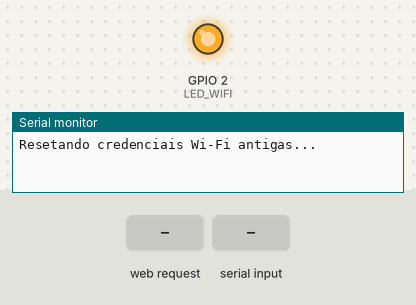
A sketch run on a simulated ESP8266 (NodeMCU). On the bench: output pins drawn as LEDs (lit = HIGH), the last lines printed to the serial monitor. Dashed ring = blinking. The inputs (shaded band) are chosen by the test bench. WiFi joins after 1.5 s; servers stay silent unless stated; the local clock reads 2024-03-15 10:24:30 at power-on unless the sketch sets it.

Above: at 0.1 s.
At 3.7 s:
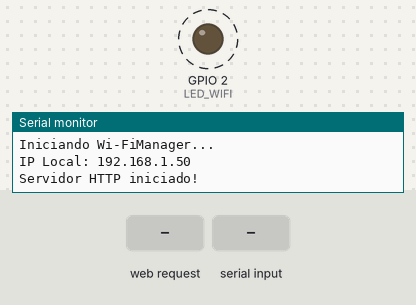
3.8 s: HTTP request GET /alimentar?voltas=PEDIR_HORA received
6.8 s: "PEDIR_HORA\n" received over Serial
9.8 s: HTTP request GET /alimentar?voltas=1 received
Timing chart, 0 to 18.8 s (numbered marks = the images above; inputs shaded):
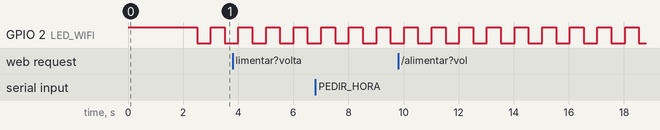

Measured:
- by itself, GPIO 2 (LED_WIFI): alternates HIGH for 0.50 s and LOW for 0.50 s

The sketch:

Q0722_Sketch_ESP01.ino
```cpp
#include <ESP8266WiFi.h>
#include <ESP8266WebServer.h>
#include <WiFiManager.h>
#include <NTPClient.h>
#include <WiFiUdp.h>

// ----------------------------------------------------------
// Configuração de IP estático
// ----------------------------------------------------------
IPAddress local_IP(192, 168, 2, 166);  // IP fixo desejado para o ESP
IPAddress gateway(192, 168, 1, 1);     // gateway do roteador
IPAddress subnet(255, 255, 255, 0);    // máscara de sub-rede

// ----------------------------------------------------------
// Servidor HTTP
// ----------------------------------------------------------
ESP8266WebServer server(8090);

// LED azul (integrado no ESP-12 / NodeMCU)
#define LED_WIFI 2   // GPIO2 (LED azul, ativo em nível baixo)
unsigned long ultimoPisca = 0;
bool estadoLed = false;

// ----------------------------------------------------------
// NTP Client
// ----------------------------------------------------------
WiFiUDP ntpUDP;
NTPClient timeClient(ntpUDP, "pool.ntp.org", -3 * 3600);  // GMT-3

// ----------------------------------------------------------
// Variável de controle: Arduino solicitou hora?
// ----------------------------------------------------------
bool pedirHora = false;

// ----------------------------------------------------------
// Função para inicializar Wi-Fi usando WiFiManager
// ----------------------------------------------------------
void initWiFi() {
  Serial.println("Resetando credenciais Wi-Fi antigas...");
  WiFi.disconnect(true);  // Esquece redes antigas
  delay(1000);

  // Configura IP fixo
  if (!WiFi.config(local_IP, gateway, subnet)) {
    Serial.println("Falha ao configurar IP fixo");
  }

  WiFiManager wifiManager;
  Serial.println("Iniciando Wi-FiManager...");

  // Cria AP para configurar Wi-Fi
  wifiManager.setConfigPortalTimeout(180); // opcional: timeout de 3 minutos
  if (!wifiManager.autoConnect("AutoAlimentador-AP", "03121995")) {
      Serial.println("Falha ao conectar. Reinicie o ESP");
      delay(3000);
      ESP.restart();
  }

  Serial.print("IP Local: ");
  Serial.println(WiFi.localIP());
}

// ----------------------------------------------------------
// Rota para alimentar
// Ex: /alimentar?voltas=0.25
// ----------------------------------------------------------
void handleAlimentar() {
  if (!server.hasArg("voltas")) {
    server.send(400, "text/plain", "Erro: parametro 'voltas' ausente");
    return;
  }

  String voltas = server.arg("voltas");
  Serial.println("ALIMENTAR:" + voltas);  // envia para Arduino
  server.send(200, "text/plain", "OK: Alimentando " + voltas + " voltas");
}

// ----------------------------------------------------------
// Rota padrão
// ----------------------------------------------------------
void handleNotFound() {
  server.send(404, "text/plain", "Rota nao encontrada");
}

// ----------------------------------------------------------
// Obtem hora e configura para enviar ao arduino
// ----------------------------------------------------------
String obterHora() {
  time_t now = time(nullptr);
  struct tm *p_tm = localtime(&now);

  char buffer[9];
  sprintf(buffer, "%02d:%02d:%02d", p_tm->tm_hour, p_tm->tm_min, p_tm->tm_sec);
  return String(buffer);
}

// ----------------------------------------------------------
// Varias requisiçoes de alimentar, generico
// ----------------------------------------------------------
void alimentar(float voltas) {
  Serial.print("ALIMENTAR:");
  Serial.println(voltas);
  // Aqui você pode enviar para o Arduino via Serial se quiser:
  Serial.println("ALIMENTAR:" + String(voltas));
}

// ----------------------------------------------------------
// Pisca LED quando conectado ao Wi-Fi
// ----------------------------------------------------------
void piscaLedWifi() {
  if (WiFi.status() == WL_CONNECTED) {
    unsigned long agora = millis();
    if (agora - ultimoPisca > 500) {  // alterna a cada 0,5s
      estadoLed = !estadoLed;
      digitalWrite(LED_WIFI, estadoLed ? LOW : HIGH); // LED invertido
      ultimoPisca = agora;
    }
  } else {
    digitalWrite(LED_WIFI, HIGH); // LED apagado se desconectado
  }
}

// ----------------------------------------------------------
// Setup
// ----------------------------------------------------------
void setup() {
  Serial.begin(9600);
   pinMode(LED_WIFI, OUTPUT);
  digitalWrite(LED_WIFI, HIGH);  // LED apagado

  // Inicializa Wi-Fi
  initWiFi();

  // Inicializa NTP
  timeClient.begin();

  // Define rotas HTTP
  server.on("/alimentar", handleAlimentar);
  server.onNotFound(handleNotFound);

  server.onNotFound([]() {
    String url = server.uri();  // captura a URL que foi chamada
    if (url.startsWith("/alimentar/")) {
      String valorStr = url.substring(11);  // pega o que vem depois de /alimentar/
      float voltas = valorStr.toFloat();
      alimentar(voltas);
      server.send(200, "text/plain", "OK");
    } else {
      server.send(404, "text/plain", "Rota não encontrada");
    }
  });

  server.begin();
  Serial.println("Servidor HTTP iniciado!");
}

// ----------------------------------------------------------
// Loop principal
// ----------------------------------------------------------
void loop() {
  server.handleClient();  // processa requisições HTTP
  piscaLedWifi();         // LED pisca se conectado


  // Recebe comandos do Arduino via Serial
  if (Serial.available()) {
    String cmd = Serial.readStringUntil('\n');
    cmd.trim();
    if (cmd == "PEDIR_HORA") {
      String hora = obterHora();
      Serial.println("HORA:" + hora);  // envia para o Arduino
    }
  }

  // Envia hora NTP somente quando solicitado
  if (pedirHora) {
    timeClient.update();
    String hora = timeClient.getFormattedTime();  // "HH:MM:SS"
    Serial.println("HORA:" + hora);               // envia para Arduino
    pedirHora = false;
  }
}
```
